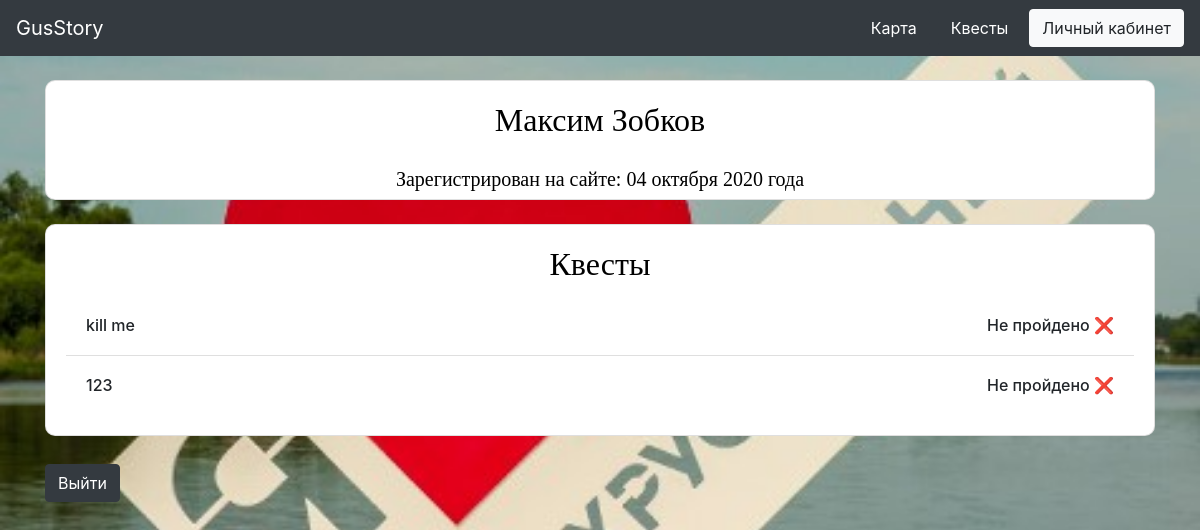
The page /profile (signed in) on the database as committed earlier.
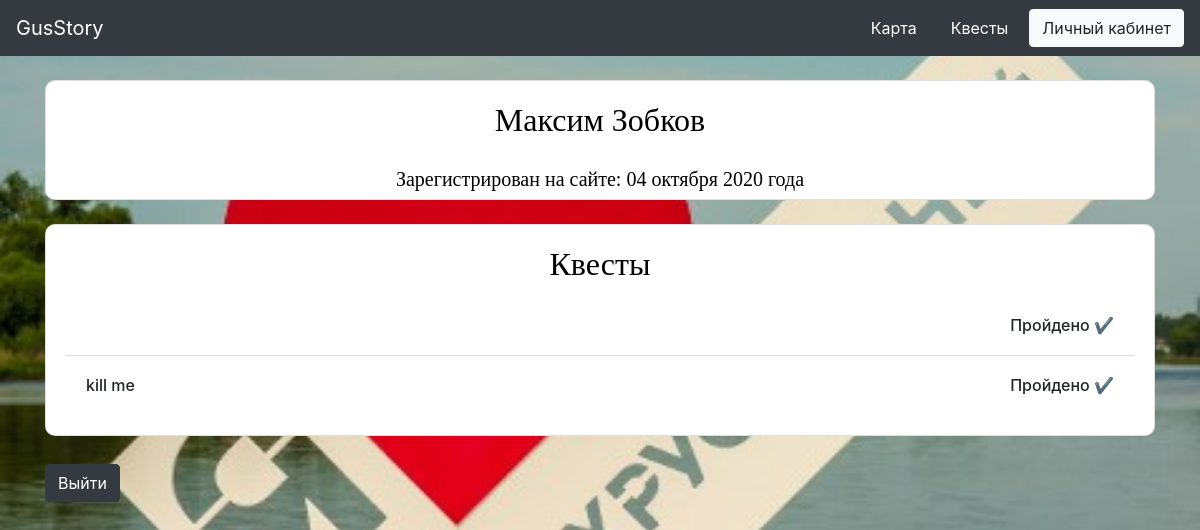
The same page on the database as committed later.
### data/users.py (models this page shows, shortened)
class User(SqlAlchemyBase, UserMixin, SerializerMixin):
    __tablename__ = 'users'
    id = sqlalchemy.Column(sqlalchemy.Integer, primary_key=True, autoincrement=True)
    name = sqlalchemy.Column(sqlalchemy.String, nullable=True)
    surname = sqlalchemy.Column(sqlalchemy.String, nullable=True)
    login = sqlalchemy.Column(sqlalchemy.String, index=True, unique=True, nullable=True)
    password = sqlalchemy.Column(sqlalchemy.String, nullable=True)
    created_date = sqlalchemy.Column(sqlalchemy.String)
    completed = sqlalchemy.Column(sqlalchemy.String)
    not_completed = sqlalchemy.Column(sqlalchemy.String)
    quest_ansver = sqlalchemy.Column(sqlalchemy.TEXT, default="")

### main.py (the view)
@app.route('/profile')
def profile():
    if current_user.is_authenticated:
        return render_template("profile.html")
    return redirect('/')

### data/db_session.py (called while the page is built)
def create_session() -> Session:
    global __factory
    return __factory()

### main.py (called while the page is built)
@login_manager.user_loader
def load_user(user_id):
    sessions = db_session.create_session()
    return sessions.query(users.User).get(user_id)

### templates/profile.html
{% extends "base.html" %}
{% block content %}
<div class="container; mt-4">
    <div class="row">
        <div class="col-sm-12">
            <div class="card mb-4" style="width: 100%; border-radius: 10px;">
                <h2 align="center" class="NameTag" style="border-radius: 20px; padding: 20px; width: 100%">
                    {{current_user.name}} {{current_user.surname}}</h2>
                <h5 align="center"> Зарегистрирован на сайте: {{current_user.created_date}}</h5>
            </div>
        </div>
        <div class="col-sm-12">
            <div class="card mb-4" style="width: 100%; border-radius: 10px;">
                <div class="card-body">
                    <h2 class="card-title" align="center">Квесты</h2>
                    <ul class="list-group list-group-flush">
                        {% if current_user.not_completed != None and current_user.not_completed != "" %}
                        {% for quest in current_user.not_completed.split(';') %}
                        <li class="list-group-item">
                            <table class="mt-2" width="100%" cellpadding="0">
                                <tr>
                                    <th>
                                        <h6>{{quest}}</h6>
                                    </th>
                                    <th>
                                        <h6 align="right">Не пройдено &#10060;</h6>
                                    </th>
                                </tr>
                            </table>
                        </li>
                        {% endfor %}
                        {% endif %}
                        {% if current_user.completed != None and current_user.completed != ""%}
                        {% for quest in current_user.completed.split(';') %}
                        <li class="list-group-item">
                            <table class="mt-2" width="100%" cellpadding="0">
                                <tr>
                                    <th>
                                        <h6>{{quest}}</h6>
                                    </th>
                                    <th>
                                        <h6 align="right">Пройдено &#10004;</h6>
                                    </th>
                                </tr>
                            </table>
                        </li>
                        {% endfor %}
                        {% endif %}
                    </ul>
                </div>
            </div>
        </div>
    </div>
    {% if current_user.is_authenticated %}
    <a class="btn btn-dark mt-1 " href="/logout"> Выйти </a>
    {% endif %}
</div>
{% endblock %}

### templates/base.html (shortened to what this page needs)
<!DOCTYPE html>
<html lang="ru">
<head>
    <link rel="stylesheet" type="text/css" href="../static/css/style.css"/>
    <link rel="stylesheet"
          href="https://cdn.jsdelivr.net/npm/bootstrap@4.5.3/dist/css/bootstrap.min.css"
>
</head>
<body style="background: center url(../static/img/fon1.jpg) fixed; background-size: cover;">
<div>
    <nav class="navbar navbar-expand-lg sticky-top navbar-dark bg-dark">
        <a class="navbar-brand" href="/"> GusStory </a>
        <div class="collapse navbar-collapse" id="navbarSupportedContent">
            <a class="btn btn-dark mr-2" href="/maps"> Карта </a>
            <a class="btn btn-dark mr-2" href="/quests"> Квесты </a>
            {% if not current_user.is_authenticated %}
            <div>
                <a class="btn btn-light mr-2" href="/login"> Войти </a>
                <a class="btn btn-light" href="/register"> Зарегистрироваться </a>
            </div>
            {% else %}
            <a class="btn btn-light" href="/profile"> Личный кабинет </a>
            {% endif %}
        </div>
    </nav>
    <div class="content container">
        {% block content %}
        {% endblock %}
    </div>
</div>
</body>
</html>

### static/css/style.css (style rules this page uses)
.content { flex: 1 0 auto; }
h2 { color: #000; font-family: ‘Times New Roman’, serif; font-size: 45px; font-weight: normal; line-height: 48px; margin: 0; }
h5 { color: #000; font-family: ‘Times New Roman’, serif; font-size: 20px; font-weight: normal; line-height: 48px; margin: 0; }

Rows that differ between the two databases and show on the page:
changed User "Максим": completed empty → ";kill me" (drawn); not_completed "kill me;123" → empty (drawn)
Other text that changed with them:
new list line: "Пройдено ✔"
new list line: "kill me Пройдено ✔"
list line gone: "kill me Не пройдено ❌"
list line gone: "123 Не пройдено ❌"
